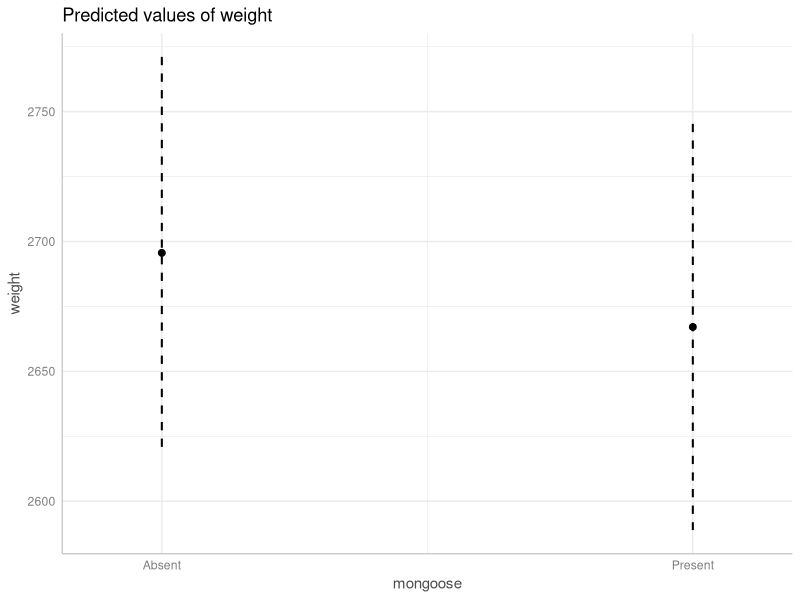
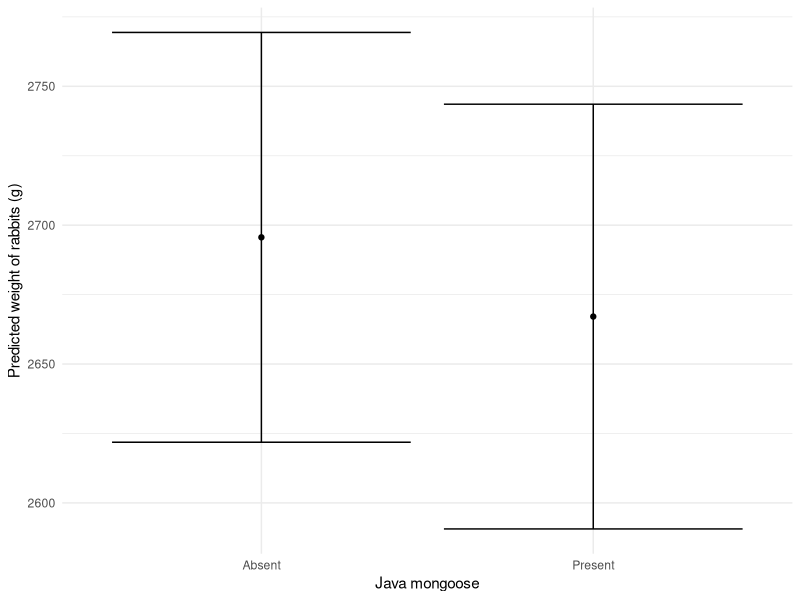

Generate these figures, in order, with R:
## ---- chunk 1
knitr::opts_chunk$set(echo = TRUE, results = "hide", fig.show = "show",
                      message = FALSE, warning = FALSE)
library(ggplot2)
rabbit <- read.table("Data/rabbits.txt", header = TRUE)
rabbit$mongoose[7] <- "Present"
rabbit$weight[rabbit$weight > 3500] <- rabbit$weight[rabbit$weight > 3500] - 1000
rabbit_mod <- lm(weight ~ mongoose, data = rabbit)
make_download_btn <- function(path, label = NULL) {
  fname <- basename(path)
  if (is.null(label)) label <- paste("Download", fname)
  uri <- xfun::base64_uri(path)
  sprintf('<a href="%s" download="%s" class="ws-download-btn">%s</a>', uri, fname, label)
}
## ---- chunk 2
library(ggeffects)
## ---- chunk 3
preds <- ggpredict(rabbit_mod)
## ---- chunk 4
plot(preds)
## ---- chunk 5
fake <- data.frame(
  mongoose = unique(rabbit$mongoose)
)
fake
## ---- chunk 6
preds <- predict(rabbit_mod, newdata = fake, se.fit = TRUE)
## ---- chunk 7
fake$fit <- preds$fit
## ---- chunk 8
fake$low95 <- preds$fit - 1.96 * preds$se.fit
fake$upp95 <- preds$fit + 1.96 * preds$se.fit
# You can also use confint(rabbit_mod) to check these values.
## ---- chunk 9
ggplot(fake) +
  geom_errorbar(aes(x = mongoose, ymin = low95, ymax = upp95)) +
  geom_point(aes(x = mongoose, y = fit)) +
  labs(x = "Java mongoose",
       y = "Predicted weight of rabbits (g)") +
  theme_minimal()
